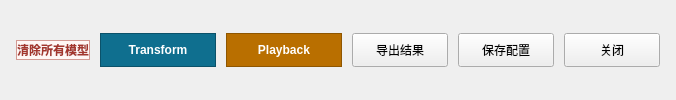
    <widget class="QFrame" name="footerFrame">
     <layout class="QHBoxLayout" name="bottomButtonLayout">
      <property name="spacing">
       <number>10</number>
      </property>
      <property name="leftMargin">
       <number>16</number>
      </property>
      <property name="topMargin">
       <number>12</number>
      </property>
      <property name="rightMargin">
       <number>16</number>
      </property>
      <property name="bottomMargin">
       <number>12</number>
      </property>
      <item>
       <widget class="QPushButton" name="clearAllModelsButton">
        <property name="styleSheet">
         <string notr="true">QPushButton {
    background-color: #fff7f5;
    color: #a3362d;
    border: 1px solid #d39a93;
    font-weight: 700;
}
QPushButton:hover { background-color: #ffecea; }
QPushButton:pressed { background-color: #ffd3cf; }</string>
        </property>
        <property name="text">
         <string>清除所有模型</string>
        </property>
       </widget>
      </item>
      <item>
       <widget class="QPushButton" name="trajectoryTransformButton">
        <property name="minimumSize">
         <size>
          <width>116</width>
          <height>34</height>
         </size>
        </property>
        <property name="styleSheet">
         <string notr="true">QPushButton {
    background-color: #0f6f8f;
    color: #ffffff;
    border: 1px solid #0b526a;
    font-weight: 700;
}
QPushButton:hover { background-color: #0b5f7c; }
QPushButton:pressed { background-color: #084b61; }</string>
        </property>
        <property name="text">
        <string>Transform</string>
        </property>
       </widget>
      </item>
      <item>
       <widget class="QPushButton" name="trajectoryPlaybackButton">
        <property name="minimumSize">
         <size>
          <width>116</width>
          <height>34</height>
         </size>
        </property>
        <property name="styleSheet">
         <string notr="true">QPushButton {
    background-color: #b96f00;
    color: #ffffff;
    border: 1px solid #8f5600;
    font-weight: 700;
}
QPushButton:hover { background-color: #9f5f00; }
QPushButton:pressed { background-color: #7d4b00; }</string>
        </property>
        <property name="text">
         <string>Playback</string>
        </property>
       </widget>
      </item>
      <item>
       <widget class="QPushButton" name="exportResultButton">
        <property name="enabled">
         <bool>true</bool>
        </property>
        <property name="minimumSize">
         <size>
          <width>96</width>
          <height>34</height>
         </size>
        </property>
        <property name="text">
         <string>导出结果</string>
        </property>
       </widget>
      </item>
      <item>
       <widget class="QPushButton" name="saveConfigButton">
        <property name="minimumSize">
         <size>
          <width>96</width>
          <height>34</height>
         </size>
        </property>
        <property name="text">
         <string>保存配置</string>
        </property>
       </widget>
      </item>
      <item>
       <spacer name="bottomSpacer">
        <property name="orientation">
         <enum>Qt::Horizontal</enum>
        </property>
        <property name="sizeHint" stdset="0">
         <size>
          <width>0</width>
          <height>0</height>
         </size>
        </property>
       </spacer>
      </item>
      <item>
       <widget class="QPushButton" name="closeButton">
        <property name="minimumSize">
         <size>
          <width>96</width>
          <height>34</height>
         </size>
        </property>
        <property name="text">
         <string>关闭</string>
        </property>
       </widget>
      </item>
     </layout>
    </widget>
